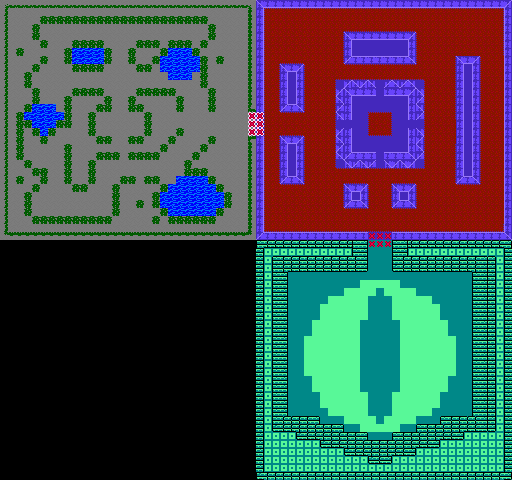

Below is a game level as drawn by its tile map, then a one-line description and the .tmx that defines it (tile-layer data replaced by summaries):
An orthogonal 64x60 tile map with 8x8 px tiles, 3 tile layers (Background, Walls, Foreground), 2 hidden layers not drawn, 8 tilesets.

<map version="1.10" tiledversion="1.10.2" orientation="orthogonal" renderorder="right-down" width="64" height="60" tilewidth="8" tileheight="8" infinite="0" nextlayerid="7" nextobjectid="1">
 <editorsettings>
  <export target="castle.tmj" format="json" />
 </editorsettings>
 <tileset firstgid="1" name="castle_walls" tilewidth="8" tileheight="8" tilecount="9" columns="3">
  <image source="../spritesheets/castle_walls_8x8.png" width="24" height="24" />
  <tile id="0">
   <properties>
    <property name="collides" type="bool" value="true" />
   </properties>
  </tile>
  <tile id="1">
   <properties>
    <property name="collides" type="bool" value="true" />
   </properties>
  </tile>
  <tile id="2">
   <properties>
    <property name="collides" type="bool" value="true" />
   </properties>
  </tile>
  <tile id="3">
   <properties>
    <property name="collides" type="bool" value="true" />
   </properties>
  </tile>
  <tile id="5">
   <properties>
    <property name="collides" type="bool" value="true" />
   </properties>
  </tile>
  <tile id="6">
   <properties>
    <property name="collides" type="bool" value="true" />
   </properties>
  </tile>
  <tile id="7">
   <properties>
    <property name="collides" type="bool" value="true" />
   </properties>
  </tile>
  <tile id="8">
   <properties>
    <property name="collides" type="bool" value="true" />
   </properties>
  </tile>
 </tileset>
 <tileset firstgid="10" name="mossy_stone" tilewidth="8" tileheight="8" tilecount="30" columns="10">
  <image source="../spritesheets/moss_block_8x8.png" width="80" height="24" />
  <tile id="0">
   <properties>
    <property name="collides" type="bool" value="true" />
   </properties>
  </tile>
  <tile id="1">
   <properties>
    <property name="collides" type="bool" value="true" />
   </properties>
  </tile>
  <tile id="2">
   <properties>
    <property name="collides" type="bool" value="true" />
   </properties>
  </tile>
  <tile id="3">
   <properties>
    <property name="collides" type="bool" value="true" />
   </properties>
  </tile>
  <tile id="4">
   <properties>
    <property name="collides" type="bool" value="true" />
   </properties>
  </tile>
  <tile id="5">
   <properties>
    <property name="collides" type="bool" value="true" />
   </properties>
  </tile>
  <tile id="6">
   <properties>
    <property name="collides" type="bool" value="true" />
   </properties>
  </tile>
  <tile id="7">
   <properties>
    <property name="collides" type="bool" value="true" />
   </properties>
  </tile>
  <tile id="8">
   <properties>
    <property name="collides" type="bool" value="true" />
   </properties>
  </tile>
  <tile id="9">
   <properties>
    <property name="collides" type="bool" value="true" />
   </properties>
  </tile>
  <tile id="10">
   <properties>
    <property name="collides" type="bool" value="true" />
   </properties>
  </tile>
  <tile id="11" probability="0.95" />
  <tile id="12">
   <properties>
    <property name="collides" type="bool" value="true" />
   </properties>
  </tile>
  <tile id="13">
   <properties>
    <property name="collides" type="bool" value="true" />
   </properties>
  </tile>
  <tile id="14">
   <properties>
    <property name="collides" type="bool" value="true" />
   </properties>
  </tile>
  <tile id="15">
   <properties>
    <property name="collides" type="bool" value="true" />
   </properties>
  </tile>
  <tile id="16">
   <properties>
    <property name="collides" type="bool" value="true" />
   </properties>
  </tile>
  <tile id="17">
   <properties>
    <property name="collides" type="bool" value="true" />
   </properties>
  </tile>
  <tile id="18">
   <properties>
    <property name="collides" type="bool" value="true" />
   </properties>
  </tile>
  <tile id="19">
   <properties>
    <property name="collides" type="bool" value="true" />
   </properties>
  </tile>
  <tile id="20">
   <properties>
    <property name="collides" type="bool" value="true" />
   </properties>
  </tile>
  <tile id="21">
   <properties>
    <property name="collides" type="bool" value="true" />
   </properties>
  </tile>
  <tile id="22">
   <properties>
    <property name="collides" type="bool" value="true" />
   </properties>
  </tile>
  <tile id="23">
   <properties>
    <property name="collides" type="bool" value="true" />
   </properties>
  </tile>
  <tile id="24">
   <properties>
    <property name="collides" type="bool" value="true" />
   </properties>
  </tile>
  <tile id="25">
   <properties>
    <property name="collides" type="bool" value="true" />
   </properties>
  </tile>
  <tile id="26">
   <properties>
    <property name="collides" type="bool" value="true" />
   </properties>
  </tile>
  <tile id="27" probability="0.05">
   <properties>
    <property name="collides" type="bool" value="true" />
   </properties>
  </tile>
  <tile id="28">
   <properties>
    <property name="collides" type="bool" value="true" />
   </properties>
  </tile>
  <tile id="29">
   <properties>
    <property name="collides" type="bool" value="true" />
   </properties>
  </tile>
 </tileset>
 <tileset firstgid="40" name="aqua_brick" tilewidth="8" tileheight="8" tilecount="12" columns="4">
  <image source="../sprites/png/aqua_jade_brick.png" width="32" height="24" />
  <tile id="0">
   <properties>
    <property name="collides" type="bool" value="true" />
   </properties>
  </tile>
  <tile id="1">
   <properties>
    <property name="collides" type="bool" value="true" />
   </properties>
  </tile>
  <tile id="2">
   <properties>
    <property name="collides" type="bool" value="true" />
   </properties>
  </tile>
  <tile id="4">
   <properties>
    <property name="collides" type="bool" value="true" />
   </properties>
  </tile>
  <tile id="5">
   <properties>
    <property name="collides" type="bool" value="true" />
   </properties>
  </tile>
  <tile id="6">
   <properties>
    <property name="collides" type="bool" value="true" />
   </properties>
  </tile>
  <tile id="8">
   <properties>
    <property name="collides" type="bool" value="true" />
   </properties>
  </tile>
  <tile id="9">
   <properties>
    <property name="collides" type="bool" value="true" />
   </properties>
  </tile>
  <tile id="10">
   <properties>
    <property name="collides" type="bool" value="true" />
   </properties>
  </tile>
 </tileset>
 <tileset firstgid="52" name="water" tilewidth="8" tileheight="8" tilecount="1" columns="1">
  <image source="../sprites/png/water.png" width="8" height="8" />
  <tile id="0">
   <properties>
    <property name="collides" type="bool" value="true" />
   </properties>
  </tile>
 </tileset>
 <tileset firstgid="53" name="rug" tilewidth="8" tileheight="8" tilecount="9" columns="3">
  <image source="../spritesheets/rug.png" width="24" height="24" />
 </tileset>
 <tileset firstgid="62" name="nav_layer" tilewidth="8" tileheight="8" tilecount="2" columns="2">
  <image source="../spritesheets/nav_layer.png" width="16" height="8" />
 </tileset>
 <tileset firstgid="64" name="spawn_layer" tilewidth="8" tileheight="8" tilecount="3" columns="3">
  <image source="../spritesheets/spawn.png" width="24" height="8" />
  <tile id="0">
   <properties>
    <property name="room" type="int" value="1" />
   </properties>
  </tile>
  <tile id="1">
   <properties>
    <property name="room" type="int" value="3" />
   </properties>
  </tile>
  <tile id="2">
   <properties>
    <property name="room" type="int" value="2" />
   </properties>
  </tile>
 </tileset>
 <tileset firstgid="67" name="doors" tilewidth="8" tileheight="8" tilecount="2" columns="2">
  <image source="../spritesheets/lock-Sheet.png" width="16" height="8" />
  <tile id="0">
   <properties>
    <property name="collides" type="bool" value="true" />
    <property name="door" type="int" value="2" />
    <property name="isDoor" type="bool" value="true" />
   </properties>
   <animation>
    <frame tileid="0" duration="300" />
    <frame tileid="1" duration="300" />
   </animation>
  </tile>
  <tile id="1">
   <properties>
    <property name="collides" type="bool" value="true" />
    <property name="door" type="int" value="1" />
    <property name="isDoor" type="bool" value="true" />
   </properties>
   <animation>
    <frame tileid="1" duration="300" />
    <frame tileid="0" duration="300" />
   </animation>
  </tile>
 </tileset>
 <layer id="1" name="Background" width="64" height="60">
  <data>[3840 cells, 2702 non-empty, 7 distinct tile ids]</data>
 </layer>
 <layer id="2" name="Walls" width="64" height="60">
  <data>[3840 cells, 1051 non-empty, 32 distinct tile ids]</data>
 </layer>
 <layer id="3" name="Foreground" width="64" height="60">
  <data>[3840 cells, 590 non-empty, 9 distinct tile ids]</data>
 </layer>
 <layer id="4" name="Nav" width="64" height="60" visible="0">
  <data>[3840 cells, 2880 non-empty, 2 distinct tile ids]</data>
 </layer>
 <layer id="5" name="Spawn" width="64" height="60" visible="0">
  <data>[3840 cells, 1143 non-empty, 3 distinct tile ids]</data>
 </layer>
</map>
